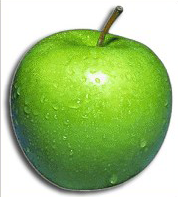
#> input picture Vortrag/apple.bmp, 178 x 197 px
$ python apple4.py
#> lines starting #> are read from the running program, lines starting #| are printed output that depends on the picture; after the words box and inside, x2 and y2 are one past the last pixel; in counts of white or black regions, pixels touching at a corner belong together
#!/usr/bin/python
# -*- coding: utf-8 -*-

import cv2

src = cv2.imread("apple.bmp")
#> src is the input picture: shape (197, 178, 3); mean B, G, R 125.2, 195.6, 161.8
cv2.imshow("orig", src)
gray = cv2.cvtColor(src, cv2.COLOR_BGR2GRAY)
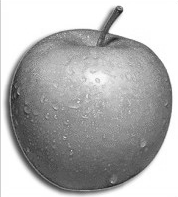
#> gray: shape (197, 178); min 33, max 255, mean 177.5
ret, thresh = cv2.threshold(gray,127,255,0)
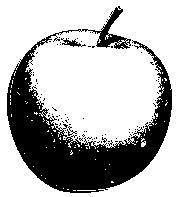
#> thresh: shape (197, 178); 70.9% white; 86 black regions (83 under 20 px)

# find the contours
contours, hierarchy = cv2.findContours(thresh, cv2.RETR_TREE, cv2.CHAIN_APPROX_SIMPLE)
#> contours = 349 contours, 342 with area under 20; largest, box (x1, y1, x2, y2) and area: (0, 0, 178, 197) 34692, (6, 32, 173, 194) 9938, (87, 6, 128, 49) 532, (61, 37, 82, 48) 105, (113, 40, 131, 50) 92, (58, 28, 82, 35) 53, (125, 38, 132, 45) 22

# draw the contour
countour_img = src.copy()
countour_img[:] = 0
#> countour_img: shape (197, 178, 3); every value is 0
cv2.drawContours(src, contours, -1, (0,255,0), 3)
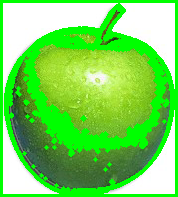
#> src: shape (197, 178, 3); mean B, G, R 92.3, 217.7, 119
cv2.drawContours(countour_img, contours, -1, (0,255,0), 3)
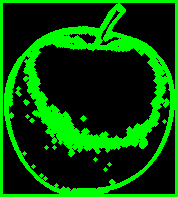
#> countour_img: shape (197, 178, 3); mean B, G, R 0, 75.2, 0
cv2.imshow("src", src)
cv2.imshow("contours", countour_img)
cv2.waitKey(0)

$ run again, with Vortrag/bush.jpg saved as Vortrag/apple.bmp
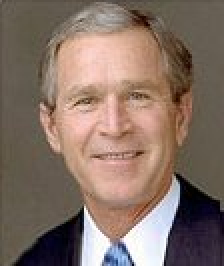
#> input picture Vortrag/bush.jpg, 112 x 133 px (shown 2 times larger)
#> src is the input picture: shape (133, 112, 3); mean B, G, R 101.8, 113, 133.2
#> `ret, thresh = cv2.threshold(gray,127,255,0)`:
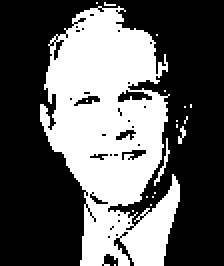
#> thresh: shape (133, 112) (shown 2 times larger); 37.9% white; 19 white regions (17 under 20 px)
#> contours = 73 contours, 65 with area under 20; largest, box (x1, y1, x2, y2) and area: (20, 3, 90, 133) 5554, (58, 44, 77, 52) 78, (60, 74, 74, 81) 48, (36, 47, 51, 54) 48, (57, 64, 69, 71) 41, (26, 19, 33, 31) 32, (44, 96, 55, 103) 26, (44, 76, 55, 81) 24
#> `cv2.drawContours(countour_img, contours, -1, (0,255,0), 3)`:
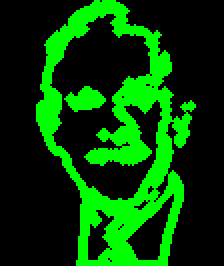
#> countour_img: shape (133, 112, 3) (shown 2 times larger); mean B, G, R 0, 67.1, 0
